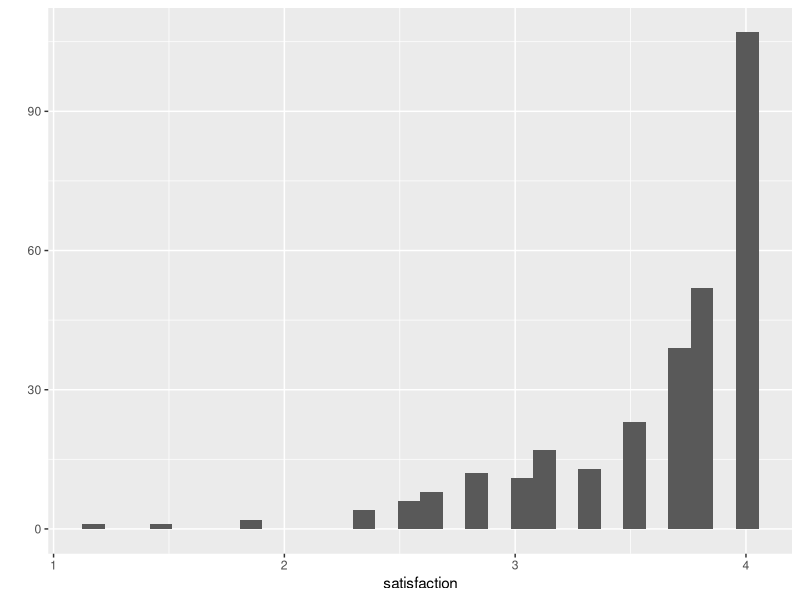
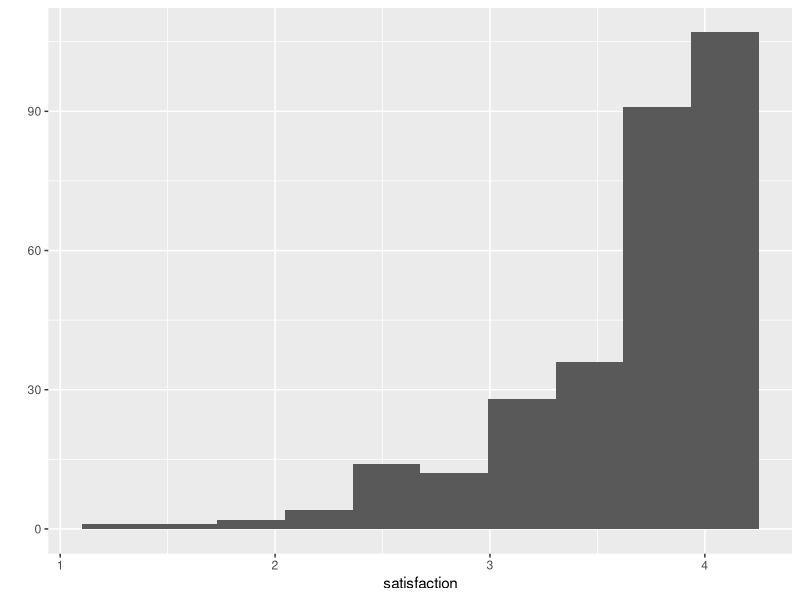

These figures' R source, in order: (Note: this script raises an error after producing the figures.)
## ---- chunk 1
knitr::opts_chunk$set(message = FALSE)
knitr::opts_chunk$set(warning = FALSE) #to supress warning messages in all output
## ---- chunk 2
acitelli <- read.csv("acitelli.csv")
## ---- chunk 3
#install.packages("ggplot2")
library(ggplot2)
## ---- chunk 4
qplot(satisfaction, data = acitelli)
## ---- chunk 5
qplot(satisfaction, data = acitelli, bins = 10)

?qplot
## ---- chunk 6
qplot(data = acitelli) +
  geom_histogram(aes(x = satisfaction, color = gender), bins = 10)
## ---- chunk 7
qplot(x = satisfaction, fill = Gender, data = acitelli, alpha = .05, geom = "density") + 
  scale_color_discrete()
## ---- chunk 8
qplot(x = tension, y = satisfaction, color = Gender, data = acitelli)
## ---- chunk 9
qplot(x = tension, y = satisfaction, color = Gender, data = acitelli)
## ---- chunk 10
qplot(y = satisfaction, x = wise_hus, fill = wise_hus, data = menOnly, geom = "boxplot")
## ---- chunk 11
ggplot()
## ---- chunk 12
ggplot(acitelli, aes(x = satisfaction))
## ---- chunk 13
ggplot(acitelli, aes(x = satisfaction)) +
  geom_histogram()
## ---- chunk 14
ggplot(acitelli, aes(x = satisfaction)) +
  geom_histogram(bins = 12)
## ---- chunk 15
ggplot(acitelli, aes(x = satisfaction)) +
  geom_histogram(aes(fill = Gender), bins = 12, alpha = 0.5)
## ---- chunk 16
ggplot(acitelli, aes(x = satisfaction)) +
  geom_histogram(bins = 12) +
  facet_wrap(~Gender)
## ---- chunk 17
ggplot(acitelli, aes(x = tension, y = satisfaction)) +
  geom_point()
## ---- chunk 18
ggplot(acitelli, aes(x = tension, y = satisfaction)) +
  geom_jitter(height = 0, width = .05, alpha = 0.5)
## ---- chunk 19
ggplot(acitelli, aes(x = tension, y = satisfaction)) +
  geom_jitter(height = 0, width = .05, alpha = 0.5) +
  geom_smooth(method = "lm", se = 0)
## ---- chunk 20
ggplot(acitelli, aes(x = tension, y = satisfaction)) +
  geom_jitter() +
  geom_smooth(aes(color = Gender), method = "lm", se = 0)
## ---- chunk 21
ggplot(acitelli, aes(x = tension, y = satisfaction)) +
  geom_jitter() +
  geom_smooth(method = "lm", se = 0) +
  facet_wrap(~Gender)
## ---- chunk 22
myplot <- ggplot(acitelli, aes(x = tension, y = satisfaction, color = Gender, linetype = Gender)) +
  geom_jitter() +
  geom_smooth(method = "lm", se = 0)

myplot
## ---- chunk 23
myplot + 
  xlab("Tension") +
  ylab("Satisfaction") +
  scale_color_manual(values = c("gold", "dodgerblue")) +
  theme_minimal()
